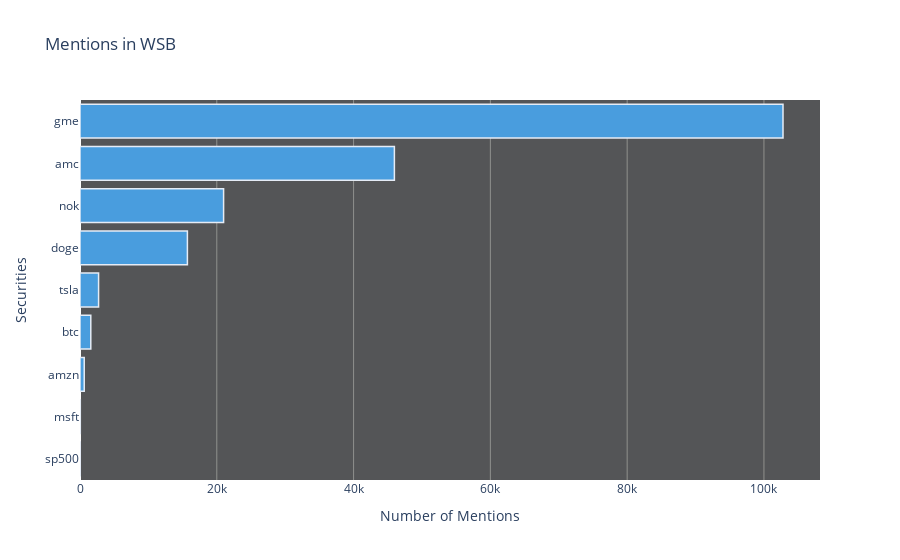

Here is the notebook cell this chart was saved with:
### Code cell
fig = px.bar(stonks, x='count', y='title', title='Mentions in WSB', 
             orientation = 'h', labels = {
                 'title': 'Securities',
                 'count': 'Number of Mentions'})

fig.update_traces(marker_color='rgb(73, 157, 222)',
                  marker_line_width=1.5)

fig.layout.plot_bgcolor='rgb(84, 85, 87)'

fig.layout.xaxis.gridcolor='rgb(144, 145, 142)'
fig.show()

### Figure 1 — Plotly figure (JSON) as saved in the notebook; plotly's stock layout.template omitted (floating-point values rounded to 4 significant figures)
{"data": [{"alignmentgroup": "True", "hovertemplate": "Number of Mentions=%{x}<br>Securities=%{y}<extra></extra>", "legendgroup": "", "marker": {"color": "rgb(73, 157, 222)", "line": {"width": 1.5}}, "name": "", "offsetgroup": "", "orientation": "h", "showlegend": false, "textposition": "auto", "type": "bar", "x": [30, 44, 619, 1578, 2717, 15703, 20994, 45965, 102785], "xaxis": "x", "y": ["sp500", "msft", "amzn", "btc", "tsla", "doge", "nok", "amc", "gme"], "yaxis": "y"}], "layout": {"barmode": "relative", "legend": {"tracegroupgap": 0}, "plot_bgcolor": "rgb(84, 85, 87)", "title": {"text": "Mentions in WSB"}, "xaxis": {"anchor": "y", "domain": [0, 1], "gridcolor": "rgb(144, 145, 142)", "title": {"text": "Number of Mentions"}}, "yaxis": {"anchor": "x", "domain": [0, 1], "title": {"text": "Securities"}}}}
